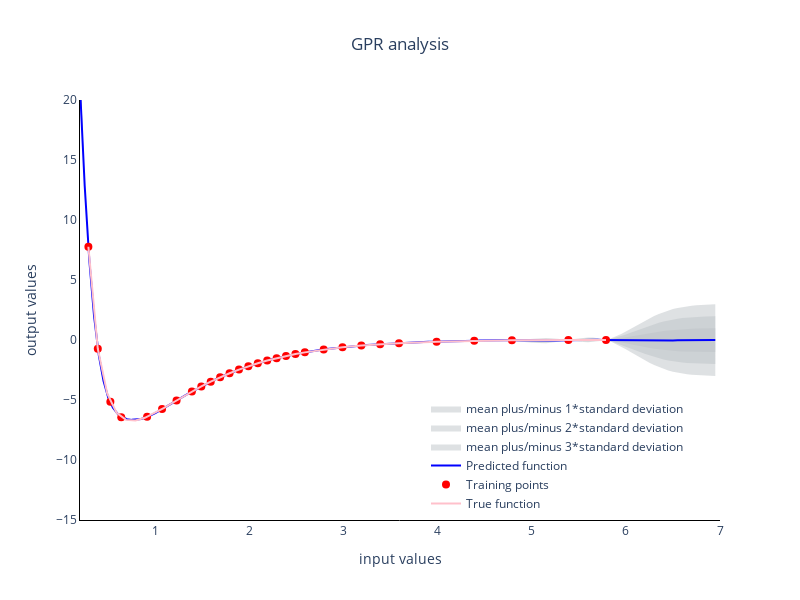

The notebook cell saved with this chart:
### Markdown cell above
Now, we can visualize our first GPR. 

**Exercise**: Please comment and uncomment the lines below as suggested in order to see how the GPR evolves as you give more data to it

### Code cell
# First I just load a smaller dataset to make the plotting lighter
curvedata = np.loadtxt('dists-energies/datasmall.dat')
curvex = curvedata.T[0]
curvey = curvedata.T[1]
curvey = curvey - zero

# Then, I define a suitable range for the x-axis
x = np.arange(0.1,7,0.05)

# Finally I put the GPR on the plot
# Below, you should uncomment each line and plot to see the effect of adding one point at a time
# model = GPR([-10], [10]) # With this line, you effectively have the GPR before it sees any data
# model = GPR(x_values[:1], y_values[:1]) # With this line, you give only one training point
# model = GPR(x_values[:3], y_values[:3]) # With this line, you give only three training point
# model = GPR(x_values[:5], y_values[:5]) # With this line, you give only five training point
model = GPR(x_values[:], y_values[:]) # With this line, you give all training points

data = plot_GPR(data_x=x_values, data_y=y_values, x=x, model=model)
fig4 = go.Figure(data=data)
fig4 = update_layout_of_graph(fig=fig4,
                              title='GPR analysis')
fig4.update_xaxes(
    range=(0.2, 7.0))
fig4.update_yaxes(
    range=(-15, 20.0))
fig4.show()

### Figure 1 — Plotly figure (JSON) as saved in the notebook; plotly's stock layout.template omitted (floating-point values rounded to 4 significant figures; data arrays with more than 128 entries replaced by an {"elided": "..."} marker saying what was removed)
{"data": [{"fill": "toself", "fillcolor": "rgba(189,195,199,0.5)", "hoverinfo": "skip", "line": {"color": "rgba(200,200,200,0)"}, "name": "mean plus/minus 1*standard deviation", "showlegend": true, "type": "scatter", "visible": true, "x": {"elided": "276 float values"}, "y": {"elided": "276 float values"}}, {"fill": "toself", "fillcolor": "rgba(189,195,199,0.5)", "hoverinfo": "skip", "line": {"color": "rgba(200,200,200,0)"}, "name": "mean plus/minus 2*standard deviation", "showlegend": true, "type": "scatter", "visible": true, "x": {"elided": "276 float values"}, "y": {"elided": "276 float values"}}, {"fill": "toself", "fillcolor": "rgba(189,195,199,0.5)", "hoverinfo": "skip", "line": {"color": "rgba(200,200,200,0)"}, "name": "mean plus/minus 3*standard deviation", "showlegend": true, "type": "scatter", "visible": true, "x": {"elided": "276 float values"}, "y": {"elided": "276 float values"}}, {"line": {"color": "blue", "width": 2}, "name": "Predicted function", "showlegend": true, "type": "scatter", "visible": true, "x": {"elided": "138 float values"}, "y": {"elided": "138 float values"}}, {"marker": {"color": "red", "size": 8}, "mode": "markers", "name": "Training points", "showlegend": true, "type": "scatter", "visible": true, "x": [5.789, 3.189, 4.389, 1.989, 2.589, 1.389, 0.2892, 5.389, 4.789, 3.989, 3.589, 1.072, 2.289, 1.689, 0.5225, 3.389, 2.989, 2.789, 0.913, 1.226, 0.6383, 2.489, 2.389, 2.189, 2.089, 1.889, 1.789, 1.589, 1.489, 0.3891], "y": [0, -0.4615, -0.06361, -2.187, -1.031, -4.293, 7.769, -0.003662, -0.02403, -0.1388, -0.2605, -5.751, -1.513, -3.105, -5.154, -0.3484, -0.6066, -0.7929, -6.406, -5.035, -6.448, -1.173, -1.333, -1.714, -1.938, -2.464, -2.769, -3.471, -3.868, -0.7293]}, {"line": {"color": "pink", "width": 2}, "name": "True function", "showlegend": true, "type": "scatter", "visible": true, "x": [0.2892, 0.3891, 0.4891, 0.5891, 0.6891, 0.7891, 0.8891, 0.989, 1.089, 1.189, 1.289, 1.389, 1.489, 1.589, 1.689, 1.789, 1.889, 1.989, 2.089, 2.189, 2.289, 2.389, 2.489, 2.589, 2.789, 2.989, 3.189, 3.389, 3.589, 3.989, 4.389, 4.789, 5.389, 5.789], "y": [7.769, -0.7293, -4.452, -6.069, -6.657, -6.711, -6.485, -6.114, -5.673, -5.208, -4.743, -4.293, -3.868, -3.471, -3.105, -2.769, -2.464, -2.187, -1.938, -1.714, -1.513, -1.333, -1.173, -1.031, -0.7929, -0.6066, -0.4615, -0.3484, -0.2605, -0.1388, -0.06361, -0.02403, -0.003662, 0]}], "layout": {"autosize": false, "height": 600, "legend": {"x": 0.95, "xanchor": "right", "y": 0.3, "yanchor": "top"}, "plot_bgcolor": "rgba(0,0,0,0)", "title": {"text": "GPR analysis", "x": 0.5, "xanchor": "center"}, "width": 800, "xaxis": {"linecolor": "black", "linewidth": 1, "range": [0.2, 7], "showline": true, "title": {"text": "input values"}}, "yaxis": {"linecolor": "black", "linewidth": 1, "range": [-15, 20], "showline": true, "title": {"text": "output values"}}}}
